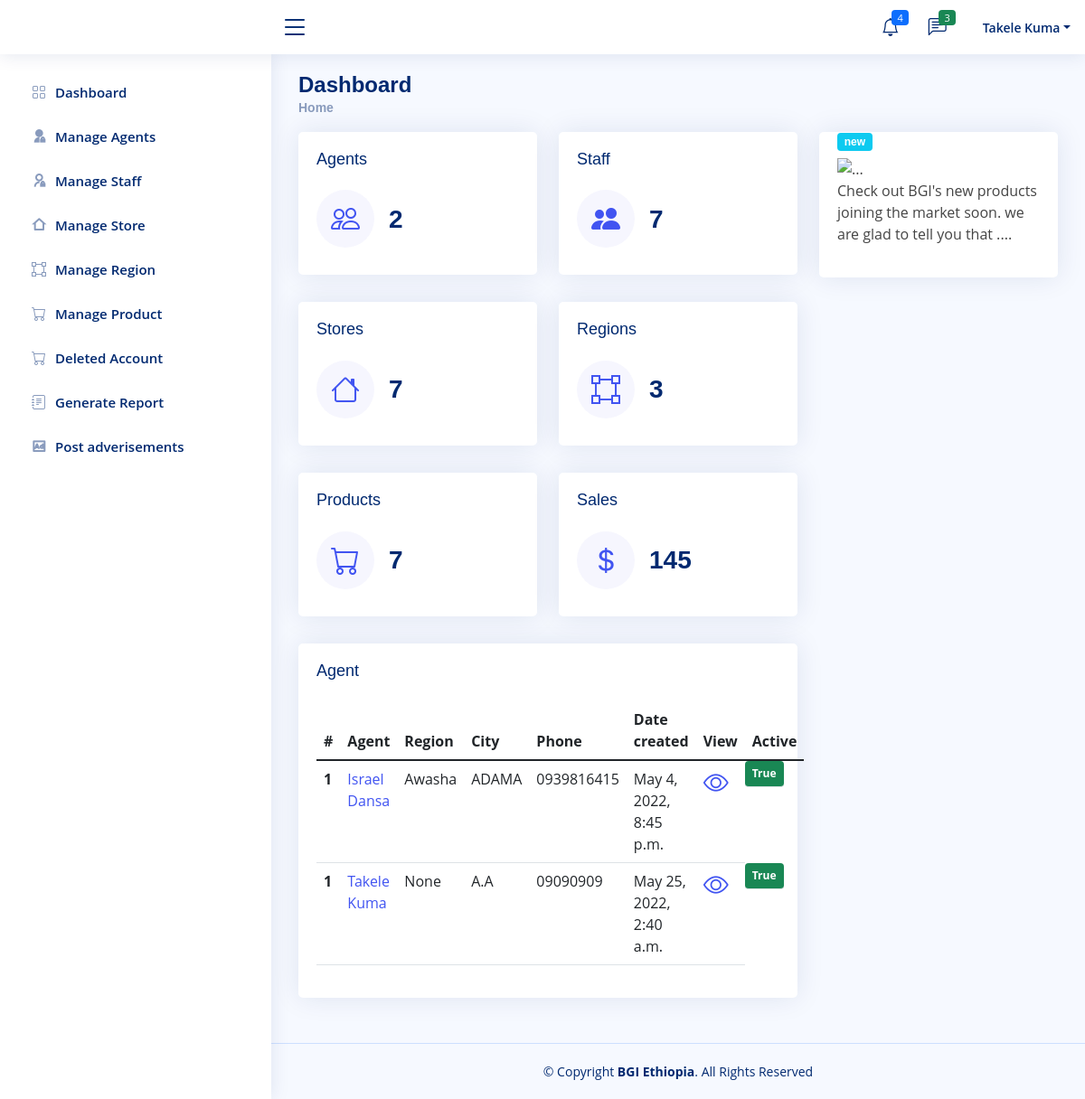
The page /BGI/ (signed in) on the database as committed earlier.
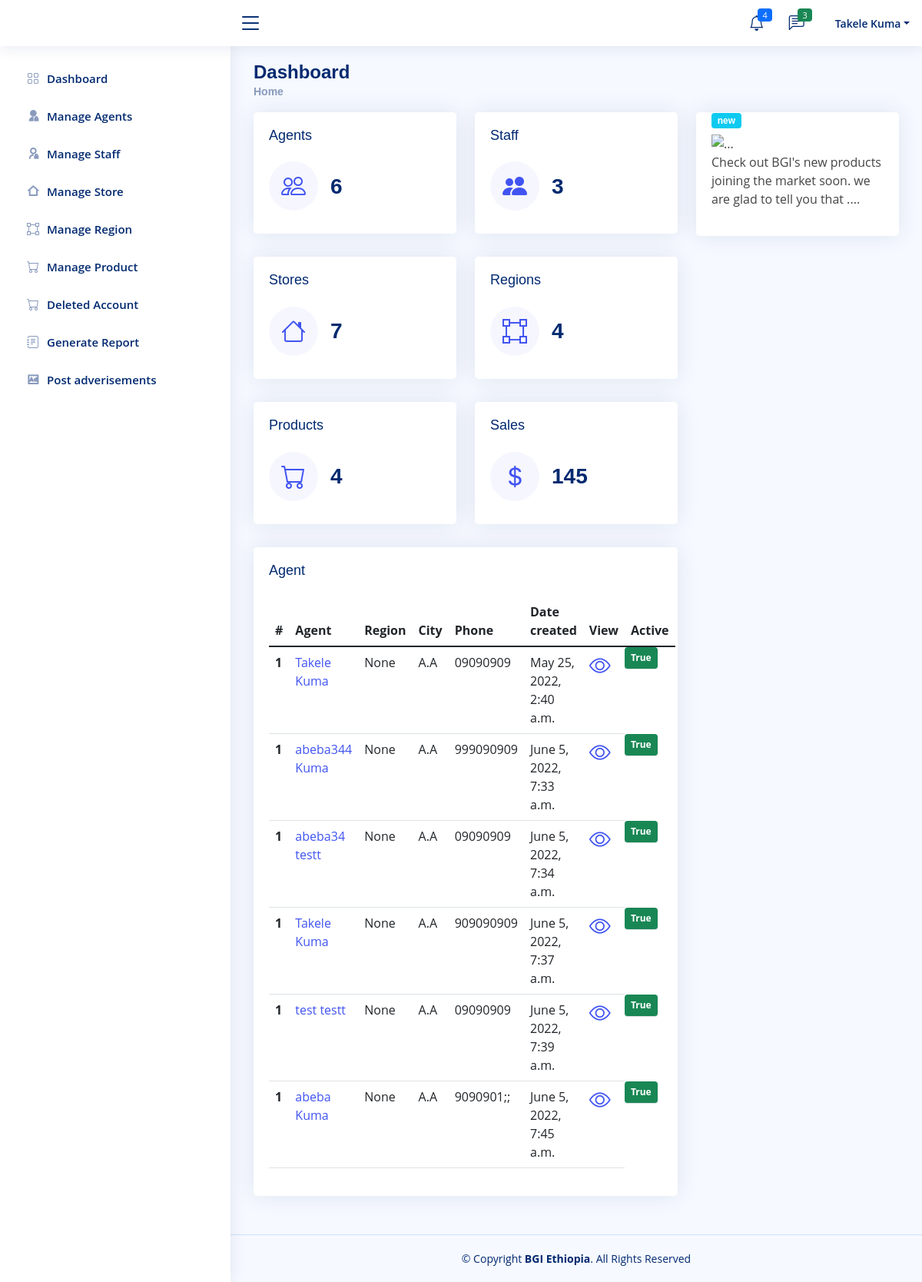
The same page on the database as committed later.
### Company/models.py (models this page shows, shortened)
class Agent(models.Model):
    user=models.OneToOneField(User,null=True, on_delete=models.CASCADE)
    Full_Name=models.CharField(max_length=300, null=True)
    phone1 = models.CharField(max_length=200, null=True)
    phone2 = models.CharField(max_length=200, null=True)
    facebook = models.CharField(max_length=200, null=True)
    telegram = models.CharField(max_length=200, null=True)
    instagram = models.CharField(max_length=200, null=True)
    about = models.TextField(max_length=500, null=True)
    profile_pic=models.ImageField(null=True,blank=True, upload_to='Profile/')
    Region=models.ForeignKey(Region,null=True, on_delete=models.CASCADE)
    city = models.CharField(max_length=200, null=True)
    address = models.CharField(max_length=200, null=True)
    location = models.CharField(max_length=500, null=True)
    TIN_NO = models.CharField(max_length=500, null=True)
    License = models.FileField(null=True, blank=True, upload_to='License')
    agreement = models.FileField(null=True, blank=True, upload_to='Agreement')
    marchentId=models.CharField(max_length=500, null=True)
    date_created = models.DateTimeField(auto_now_add=True, null=True)
    last_updated = models.DateTimeField(auto_now_add=True, null=True)

class Region(models.Model):
    Region_Name=models.CharField(max_length=100,blank=True, null=True)
    Location = models.CharField(max_length=200, null=True)
    date_created = models.DateTimeField(auto_now_add=True, null=True)
    def __str__(self) -> str:
        return self.Region_Name

### Company/views.py (the view)
# urls.py: path('',views.Admin_dashboard,name="admin-dashbord"),
@login_required(login_url='')
def Admin_dashboard(request):
    if request.user.is_authenticated:
        all_agent = Agent.objects.all()
        S_staff = Company_Store_Manager.objects.all()
        F_staff = Finance_Manager.objects.all()
        total_agent =0
        for agent in all_agent:
            if agent.user.is_active:
                total_agent+=1
        tottal_staff = S_staff.count() + F_staff.count()
        all_store = Company_Store.objects.all()
        tottal_store = all_store.count()
        all_region = Region.objects.all()
        tottal_region = all_region.count()
        all_product = Product.objects.all()
        tottal_product = all_product.count()
        context = {
            'all_agent' : all_agent,
            'total_agent' :total_agent,
            'tottal_staff' : tottal_staff,
            'tottal_store' : tottal_store,
            'tottal_region': tottal_region,
            'tottal_product' : tottal_product,
            'all_product':all_product,
        }
        return render(request,'Company/dashboard/admin.html',context)
    else:
        redirect('login')

### Templates/Company/dashboard/admin.html (shortened to what the changed rows need)
{% extends 'Company/company-base.html' %}
{% load static %}
{% block content%}
<main id="main" class="main">
  <div class="pagetitle">
    <h1>Dashboard</h1>
  </div>
  <section class="section dashboard">
    <div class="row">
      <div class="col-lg-8">
        <div class="row">
          <div class="col-xxl-4 col-md-6">
            <div class="card info-card sales-card">
              <a href="{% url 'admin-dashbord' %}">
                <div class="card-body">
                  <div class="d-flex align-items-center">
                    <div class="ps-3">
                      <h6>{{total_agent}}</h6>
                    </div>
                  </div>
                </div>
              </a>
            </div>
          </div>
          <div class="col-xxl-4 col-md-6">
            <div class="card info-card sales-card">
              <div class="card-body">
                <a href="{% url 'dashbord-staff' %}">
                  <div class="d-flex align-items-center">
                    <div class="ps-3">
                      <h6>{{tottal_staff}}</h6>
                    </div>
                  </div>
              </div>
            </div>
          </div>
          <div class="col-xxl-4 col-md-6">
            <div class="card info-card sales-card">
              <div class="card-body">
                <a href="{% url 'dashbord-region' %}">
                  <div class="d-flex align-items-center">
                    <div class="ps-3">
                      <h6>{{tottal_region}}</h6>
                    </div>
                  </div>
                </a>
              </div>
            </div>
          </div>
          <div class="col-xxl-4 col-md-6">
            <div class="card info-card sales-card">
              <div class="card-body">
                <a href="{% url 'dashbord-product' %}">
                  <div class="d-flex align-items-center">
                    <div class="ps-3">
                      <h6>{{tottal_product}}</h6>
                    </div>
                  </div>
                </a>
              </div>
            </div>
          </div>
          <div class="col-12">
            <div class="card">
              {% block admin %}
              <div class="card-body">
                <table class="table datatable">
                  <thead>
                    <tr>
                      <th scope="col">#</th>
                      <th scope="col">Agent</th>
                      <th scope="col">Region</th>
                      <th scope="col">City</th>
                      <th scope="col">Phone</th>
                      <th scope="col">Date created</th>
                      <th scope="col">View</th>
                      <th scope="col">Active</th>
                    </tr>
                  </thead>
                  <tbody>
                    {% for agent in all_agent %}
                    {% if agent.user.is_active %}
                    <tr>
                      <th scope="row">1</th>
                      <td><a href="{%  url 'agent-detail' agent.id  %}">{{agent.Full_Name}}</a></td>
                      <td>{{agent.Region}}</td>
                      <td>{{agent.city}}</td>
                      <td>{{agent.phone1}}</td>
                      <td>{{agent.date_created}}</td>
                      <td> <a href="{% url 'agent-detail' agent.id %}">
                          <h3><i class="bi bi-eye"></i></h3>
                        </a></td>
                      <td class="badge bg-success">{{agent.user.is_active}}</td>
                    </tr>
                    {% endif %}
                    {% endfor %}
                  </tbody>
                </table>
              </div>
              {% endblock %}
            </div>
          </div>
        </div>
      </div>
    </div>
  </section>
</main>
{% endblock %}

Rows that differ between the two databases and show on the page:
no longer on this page (row edited): Agent: Full_Name "Israel Dansa", Region "Awasha", city "ADAMA", phone1 "0939816415", date_created "May 4, 2022, 8:45 p.m.", user.is_active "True"
added Agent: Full_Name "abeba344 Kuma", Region "None", city "A.A", phone1 "999090909", date_created "June 5, 2022, 7:33 a.m.", user.is_active "True"
added Agent: Full_Name "abeba34 testt", Region "None", city "A.A", phone1 "09090909", date_created "June 5, 2022, 7:34 a.m.", user.is_active "True"
added Agent: Full_Name "Takele Kuma", Region "None", city "A.A", phone1 "909090909", date_created "June 5, 2022, 7:37 a.m.", user.is_active "True"
added Agent: Full_Name "test testt", Region "None", city "A.A", phone1 "09090909", date_created "June 5, 2022, 7:39 a.m.", user.is_active "True"
added Agent: Full_Name "abeba Kuma", Region "None", city "A.A", phone1 "9090901;;", date_created "June 5, 2022, 7:45 a.m.", user.is_active "True"
Other text that changed with them:
{{ total_agent }}: "2" → "6"
{{ tottal_staff }}: "7" → "3"
{{ tottal_region }}: "3" → "4"
{{ tottal_product }}: "7" → "4"
